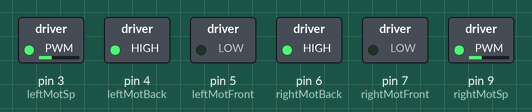
Simulated run of this sketch. Board: Arduino Uno, built with avr-gcc and run on an emulated ATmega328P. Parts: switched loads named in the sketch (green lamp = pin HIGH).

Above: at 0.05 s.
At 3.95 s:
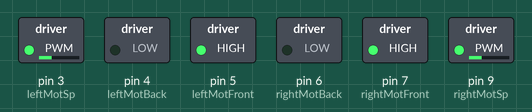
Timing chart, 0 to 4.6 s (numbered marks = the images above):
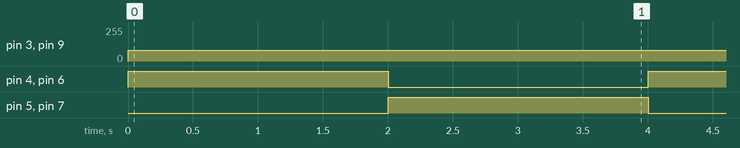

Measured:
- by itself, pin 3 (leftMotSp), pin 9 (rightMotSp): 0/255 → 80/255 at 0.00 s
- by itself, pin 4 (leftMotBack), pin 5 (leftMotFront), pin 6 (rightMotBack), pin 7 (rightMotFront): alternates HIGH for 2.0 s and LOW for 2.0 s

The sketch:

motor_test.ino
```cpp
#define rightMotSp 9
#define leftMotSp 3
#define rightMotFront 7
#define rightMotBack 6
#define leftMotFront 5
#define leftMotBack 4

void setup() {
    pinMode(rightMotSp, OUTPUT);
    pinMode(leftMotSp, OUTPUT);
    pinMode(rightMotFront, OUTPUT);
    pinMode(rightMotBack, OUTPUT);
    pinMode(leftMotFront, OUTPUT);
    pinMode(leftMotBack, OUTPUT);
}

void loop() {
    goOn();
    delay(2000);
    goBack();
    delay(2000);
}

void goOn() {
    analogWrite(rightMotSp, 80);
    digitalWrite(rightMotFront, 0);
    digitalWrite(rightMotBack, 1);

    analogWrite(leftMotSp, 80);
    digitalWrite(leftMotFront, 0);
    digitalWrite(leftMotBack, 1);
}

void goBack() {
    analogWrite(rightMotSp, 80);
    digitalWrite(rightMotFront, 1);
    digitalWrite(rightMotBack, 0);

    analogWrite(leftMotSp, 80);
    digitalWrite(leftMotFront, 1);
    digitalWrite(leftMotBack, 0);
}
```
